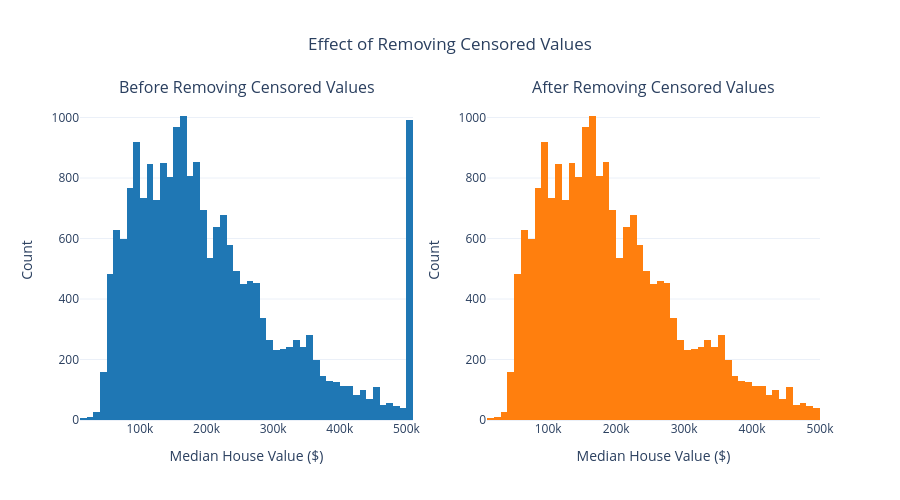

The notebook cell this image was saved under:
### Markdown cell above
### 2.5. Are there any outliers or censored values we should handle?

### Code cell
# Analyze censored values
censored_count = len(df[df['median_house_value'] >= 500000])
total_count = len(df)
print(f"Censored Values Analysis:")
print(f"Number of houses valued at $500,000+: {censored_count}")
print(f"Percentage of dataset: {(censored_count/total_count)*100:.1f}%")

# Create before/after cleaning comparison
fig = make_subplots(rows=1, cols=2, subplot_titles=['Before Removing Censored Values', 
                                                   'After Removing Censored Values'])

# Before cleaning
fig.add_trace(
    go.Histogram(x=df['median_house_value'], nbinsx=50, name='Before',
                 marker_color=default_colors['main']),
    row=1, col=1
)

# Remove censored values
print("\nRemoving censored values...")
# YOUR CODE HERE
df = df[df['median_house_value'] < 500000]

# After cleaning
fig.add_trace(
    go.Histogram(x=df['median_house_value'], nbinsx=50, name='After',
                 marker_color=default_colors['secondary']),
    row=1, col=2
)

# Update layout
fig.update_layout(
    title_text='Effect of Removing Censored Values',
    title_x=0.5,
    showlegend=False,
    height=500,
    template='plotly_white'
)

# Update axes
for i in [1, 2]:
    fig.update_xaxes(title_text='Median House Value ($)', row=1, col=i)
    fig.update_yaxes(title_text='Count', row=1, col=i)

fig.show()

### Figure 1 — Plotly figure (JSON) as saved in the notebook; plotly's stock layout.template omitted (floating-point values rounded to 4 significant figures; data arrays with more than 128 entries replaced by an {"elided": "..."} marker saying what was removed)
{"data": [{"marker": {"color": "#1f77b4"}, "name": "Before", "nbinsx": 50, "type": "histogram", "x": {"elided": "20640 float values"}, "xaxis": "x", "yaxis": "y"}, {"marker": {"color": "#ff7f0e"}, "name": "After", "nbinsx": 50, "type": "histogram", "x": {"elided": "19648 float values"}, "xaxis": "x2", "yaxis": "y2"}], "layout": {"annotations": [{"font": {"size": 16}, "showarrow": false, "text": "Before Removing Censored Values", "x": 0.225, "xanchor": "center", "xref": "paper", "y": 1, "yanchor": "bottom", "yref": "paper"}, {"font": {"size": 16}, "showarrow": false, "text": "After Removing Censored Values", "x": 0.775, "xanchor": "center", "xref": "paper", "y": 1, "yanchor": "bottom", "yref": "paper"}], "height": 500, "showlegend": false, "title": {"text": "Effect of Removing Censored Values", "x": 0.5}, "xaxis": {"anchor": "y", "domain": [0, 0.45], "title": {"text": "Median House Value ($)"}}, "xaxis2": {"anchor": "y2", "domain": [0.55, 1], "title": {"text": "Median House Value ($)"}}, "yaxis": {"anchor": "x", "domain": [0, 1], "title": {"text": "Count"}}, "yaxis2": {"anchor": "x2", "domain": [0, 1], "title": {"text": "Count"}}}}
